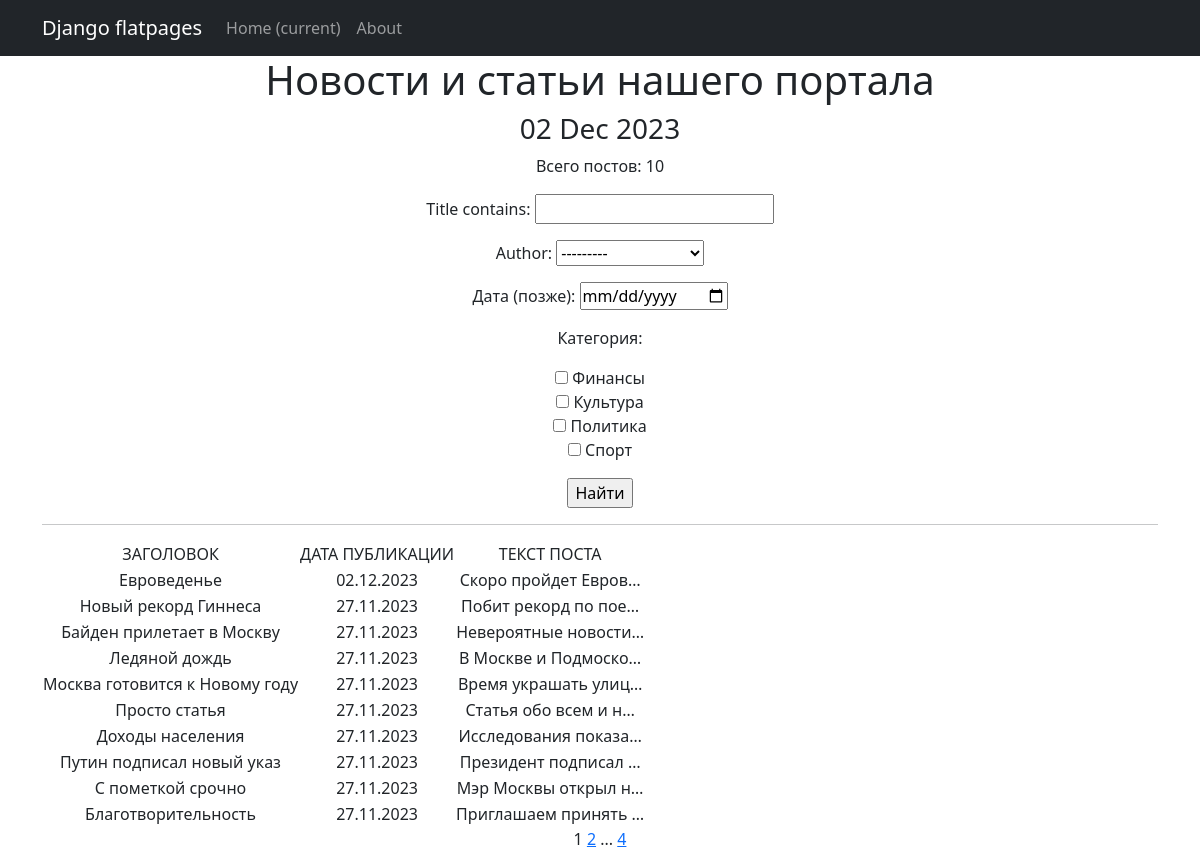
/posts/, run on the app's committed database.
### news/models.py (models this page shows, shortened)
class Post(models.Model):
    article = 'AR'
    news = 'NE'
    POSITIONS = [
        (article, 'Статья'),
        (news, 'Новость')
    ]
    author = models.ForeignKey(Author, on_delete=models.CASCADE)
    post_type = models.CharField(max_length=2, choices=POSITIONS, default=article)
    created_at = models.DateTimeField(auto_now_add=True)
    title = models.CharField(max_length=255)
    text = models.TextField()
    rating = models.IntegerField(default=0)
    category = models.ManyToManyField(Category, through='PostCategory')

### news/views.py (the view)
# urls.py: path('', PostsList.as_view(), name='postlist'),
class PostsList(ListView):
    model = Post
    ordering = '-id'
    template_name = 'posts.html'
    context_object_name = 'posts'
    paginate_by = 10
    def get_queryset(self):
        queryset = super().get_queryset()
        self.filterset = PostFilter(self.request.GET, queryset)
        return self.filterset.qs
    def get_context_data(self, **kwargs):
        context = super().get_context_data(**kwargs)
        context['time_now'] = datetime.utcnow()
        context['filterset'] = self.filterset
        return context

### news/models.py (called while the page is built)
    def __str__(self):
        return self.name.title()

### news/templatetags/custom_filters.py (called while the page is built)
@register.filter()
def censor(value):
    for word in censored_word:
        if word.lower() in value.lower():
            value = value.replace(word[1:], '*' * len(word))
    return value

### news/templatetags/custom_tags.py (called while the page is built)
@register.simple_tag()
def current_time(format_string='%b %d %Y'):
    return datetime.utcnow().strftime(format_string)

@register.simple_tag(takes_context=True)
def url_replace(context, **kwargs):
   d = context['request'].GET.copy()
   for k, v in kwargs.items():
       d[k] = v
   return d.urlencode()

### templates/posts.html (shortened to what this page needs)
{% extends 'flatpages/default.html' %}
{% load custom_filters %}
{% load custom_tags %}
{% block content %}
<h1>Новости и статьи нашего портала</h1>
<h3>{% current_time '%d %b %Y' %}</h3>
<p>Всего постов: {{ posts | length }}</p>
<form action="" method="get">
    {{ filterset.form.as_p }}
    <input type="submit" value="Найти"/>
</form>
<hr>
{% if posts %}
<table>
    <tr>
        <td>
            ЗАГОЛОВОК
        </td>
        <td>
            ДАТА ПУБЛИКАЦИИ
        </td>
        <td>
            ТЕКСТ ПОСТА
        </td>
    </tr>
    {% for p in posts %}
    <td>{{ p.title | censor }}</td>
    <td>{{ p.created_at | date:"d.m.Y" }}</td>
    <td>{{ p.text | truncatechars:20 | censor }}</td>
    {% endfor %}
</table>
{% else %}
<h2>Постов нет!</h2>
{% endif %}
{{ page_obj.number }}
{% if page_obj.has_next %}
<a href="?{% url_replace page=page_obj.next_page_number %}">{{ page_obj.next_page_number }}</a>
{% if paginator.num_pages != page_obj.next_page_number %}
...
<a href="?{% url_replace page=page_obj.paginator.num_pages %}">{{ page_obj.paginator.num_pages }}</a>
{% endif %}
{% endif %}
{% endblock content %}

### templates/flatpages/default.html (shortened to what this page needs)
<!DOCTYPE html>
<html lang="en">
    <head>
        {% load static %}
        <link href="{% static 'css/styles.css' %}" rel="stylesheet" />
    </head>
    <body>
        <nav class="navbar navbar-expand-lg navbar-dark bg-dark static-top">
            <div class="container">
                <a class="navbar-brand" href="#">Django flatpages</a>
                <div class="collapse navbar-collapse" id="navbarResponsive">
                    <ul class="navbar-nav ml-auto">
                        <li class="nav-item active">
                            <a class="nav-link" href="#">Home
                                <span class="sr-only">(current)</span>
                            </a>
                        </li>
                        <li class="nav-item">
                            <a class="nav-link" href="/about/">About</a>
                        </li>
                    </ul>
                </div>
            </div>
        </nav>
        <div class="container">
            <div class="row">
                <div class="col-lg-12 text-center">
                   {% block content %}{% endblock content %}
                </div>
            </div>
        </div>
    </body>
</html>

### data on the page
Post: title|censor "Евроведенье", created_at "02.12.2023", text|censor "Скоро пройдет Евров…"
Post: title|censor "Новый рекорд Гиннеса", created_at "27.11.2023", text|censor "Побит рекорд по пое…"
Post: title|censor "Байден прилетает в Москву", created_at "27.11.2023", text|censor "Невероятные новости…"
Post: title|censor "Ледяной дождь", created_at "27.11.2023", text|censor "В Москве и Подмоско…"
Post: title|censor "Москва готовится к Новому году", created_at "27.11.2023", text|censor "Время украшать улиц…"
Post: title|censor "Просто статья", created_at "27.11.2023", text|censor "Статья обо всем и н…"
Post: title|censor "Доходы населения", created_at "27.11.2023", text|censor "Исследования показа…"
Post: title|censor "Путин подписал новый указ", created_at "27.11.2023", text|censor "Президент подписал …"
Post: title|censor "С пометкой срочно", created_at "27.11.2023", text|censor "Мэр Москвы открыл н…"
Post: title|censor "Благотворительность", created_at "27.11.2023", text|censor "Приглашаем принять …"

### other printed values
{{ posts | length }} "10"
{{ page_obj.number }} "1"
{{ page_obj.next_page_number }} "2"
{{ page_obj.paginator.num_pages }} "4"
